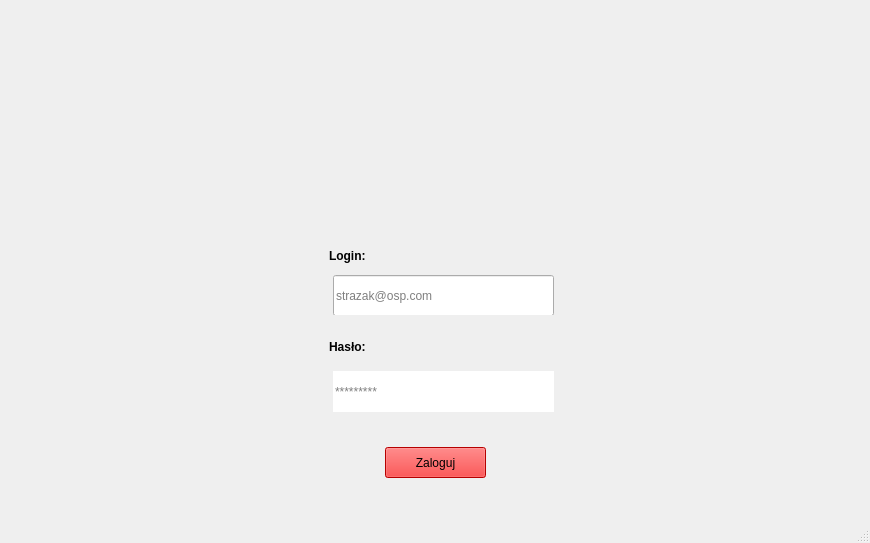
<?xml version="1.0" encoding="UTF-8"?>
<ui version="4.0">
 <class>MainWindow</class>
 <widget class="QMainWindow" name="MainWindow">
  <property name="geometry">
   <rect>
    <x>0</x>
    <y>0</y>
    <width>870</width>
    <height>543</height>
   </rect>
  </property>
  <property name="sizePolicy">
   <sizepolicy hsizetype="Minimum" vsizetype="Minimum">
    <horstretch>0</horstretch>
    <verstretch>0</verstretch>
   </sizepolicy>
  </property>
  <property name="minimumSize">
   <size>
    <width>0</width>
    <height>0</height>
   </size>
  </property>
  <property name="windowTitle">
   <string>OSP PANEL</string>
  </property>
  <property name="windowIcon">
   <iconset>
    <normaloff>../assets/logo.jpg</normaloff>../assets/logo.jpg</iconset>
  </property>
  <widget class="QWidget" name="centralwidget">
   <layout class="QVBoxLayout" name="verticalLayout">
    <item alignment="Qt::AlignHCenter">
     <widget class="QFrame" name="logoFrame">
      <property name="minimumSize">
       <size>
        <width>700</width>
        <height>180</height>
       </size>
      </property>
      <property name="frameShape">
       <enum>QFrame::NoFrame</enum>
      </property>
      <property name="frameShadow">
       <enum>QFrame::Raised</enum>
      </property>
      <widget class="QLabel" name="logo">
       <property name="geometry">
        <rect>
         <x>264</x>
         <y>20</y>
         <width>191</width>
         <height>201</height>
        </rect>
       </property>
       <property name="text">
        <string/>
       </property>
       <property name="pixmap">
        <pixmap>../assets/logo.jpg</pixmap>
       </property>
       <property name="scaledContents">
        <bool>true</bool>
       </property>
      </widget>
     </widget>
    </item>
    <item alignment="Qt::AlignHCenter">
     <widget class="QFrame" name="loginFrame">
      <property name="minimumSize">
       <size>
        <width>700</width>
        <height>120</height>
       </size>
      </property>
      <property name="frameShape">
       <enum>QFrame::NoFrame</enum>
      </property>
      <property name="frameShadow">
       <enum>QFrame::Plain</enum>
      </property>
      <widget class="QLineEdit" name="loginField">
       <property name="geometry">
        <rect>
         <x>248</x>
         <y>80</y>
         <width>221</width>
         <height>41</height>
        </rect>
       </property>
       <property name="contextMenuPolicy">
        <enum>Qt::NoContextMenu</enum>
       </property>
       <property name="text">
        <string/>
       </property>
       <property name="dragEnabled">
        <bool>false</bool>
       </property>
       <property name="readOnly">
        <bool>false</bool>
       </property>
       <property name="placeholderText">
        <string notr="true">strazak@osp.com</string>
       </property>
       <property name="cursorMoveStyle">
        <enum>Qt::LogicalMoveStyle</enum>
       </property>
      </widget>
      <widget class="QLabel" name="login">
       <property name="geometry">
        <rect>
         <x>244</x>
         <y>40</y>
         <width>151</width>
         <height>41</height>
        </rect>
       </property>
       <property name="font">
        <font>
         <pointsize>9</pointsize>
         <weight>75</weight>
         <bold>true</bold>
        </font>
       </property>
       <property name="text">
        <string>Login: </string>
       </property>
      </widget>
     </widget>
    </item>
    <item alignment="Qt::AlignHCenter">
     <widget class="QFrame" name="passFrame">
      <property name="minimumSize">
       <size>
        <width>700</width>
        <height>120</height>
       </size>
      </property>
      <property name="frameShape">
       <enum>QFrame::NoFrame</enum>
      </property>
      <property name="frameShadow">
       <enum>QFrame::Plain</enum>
      </property>
      <widget class="QLineEdit" name="passField">
       <property name="geometry">
        <rect>
         <x>248</x>
         <y>50</y>
         <width>221</width>
         <height>41</height>
        </rect>
       </property>
       <property name="frame">
        <bool>false</bool>
       </property>
       <property name="echoMode">
        <enum>QLineEdit::Password</enum>
       </property>
       <property name="placeholderText">
        <string notr="true">*********</string>
       </property>
      </widget>
      <widget class="QLabel" name="password">
       <property name="geometry">
        <rect>
         <x>244</x>
         <y>10</y>
         <width>91</width>
         <height>31</height>
        </rect>
       </property>
       <property name="minimumSize">
        <size>
         <width>0</width>
         <height>0</height>
        </size>
       </property>
       <property name="font">
        <font>
         <pointsize>9</pointsize>
         <weight>75</weight>
         <bold>true</bold>
        </font>
       </property>
       <property name="text">
        <string>Hasło: </string>
       </property>
      </widget>
     </widget>
    </item>
    <item alignment="Qt::AlignHCenter">
     <widget class="QFrame" name="submitFrame">
      <property name="sizePolicy">
       <sizepolicy hsizetype="MinimumExpanding" vsizetype="MinimumExpanding">
        <horstretch>0</horstretch>
        <verstretch>0</verstretch>
       </sizepolicy>
      </property>
      <property name="minimumSize">
       <size>
        <width>700</width>
        <height>30</height>
       </size>
      </property>
      <property name="frameShape">
       <enum>QFrame::NoFrame</enum>
      </property>
      <property name="frameShadow">
       <enum>QFrame::Plain</enum>
      </property>
      <property name="lineWidth">
       <number>2</number>
      </property>
      <widget class="QPushButton" name="submit">
       <property name="geometry">
        <rect>
         <x>300</x>
         <y>0</y>
         <width>101</width>
         <height>31</height>
        </rect>
       </property>
       <property name="styleSheet">
        <string notr="true">background-color: red;</string>
       </property>
       <property name="text">
        <string>Zaloguj</string>
       </property>
      </widget>
     </widget>
    </item>
   </layout>
  </widget>
  <widget class="QMenuBar" name="menubar">
   <property name="geometry">
    <rect>
     <x>0</x>
     <y>0</y>
     <width>870</width>
     <height>22</height>
    </rect>
   </property>
  </widget>
  <widget class="QStatusBar" name="statusbar"/>
 </widget>
 <resources/>
 <connections/>
</ui>
